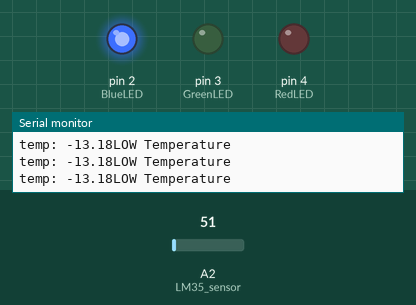
Recording of a sketch running on a simulated Arduino Uno, built with avr-gcc and run on an emulated ATmega328P. Parts: output pins drawn as LEDs (lit = HIGH), the last lines printed to the serial monitor. The inputs (shaded band) are chosen by the test bench; at power-on: A2 (LM35_sensor) = 51.

Above: at 1.2 s.
1.3 s: A2 (LM35_sensor) set to 139
4.3 s: A2 (LM35_sensor) set to 164
At 5.1 s:
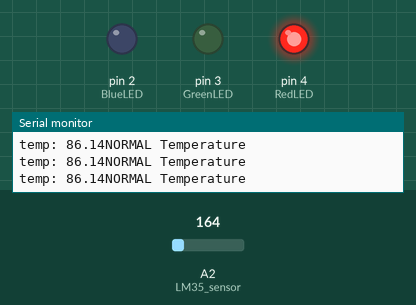
Timing chart, 0 to 7.3 s (numbered marks = the images above; inputs shaded):
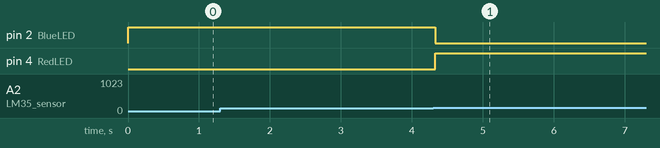

The sketch:

Temperature_sensor_LM35.ino
```cpp
const int hot = 87; //set hot parameter
const int cold = 75; //set cold parameter
const int BlueLED = 2;
const int GreenLED = 3;
const int RedLED = 4;

void setup(){
  pinMode(A2, INPUT); //LM35 sensor
  pinMode(2, OUTPUT); //Blue for Low Temperature
  pinMode(3, OUTPUT); //Green for High Temperature
  pinMode(4, OUTPUT); //Red for Moderate Temperature /Normal Temperaure
  Serial.begin(9600);
}

void loop(){
  int sensor = analogRead(A2);
  float voltage = (sensor / 1024.0) * 5.0;
  float tempC = (voltage - .5) * 100;
  float tempF = (tempC * 1.8) + 32;
  Serial.print("temp: ");
  Serial.print(tempF);
  if(tempF < cold){ //cold
    digitalWrite(BlueLED, HIGH);
    digitalWrite(GreenLED, LOW);
    digitalWrite(RedLED, LOW);
    Serial.println("LOW Temperature");
  }
  else if(tempF >= hot){ //hot
    digitalWrite(BlueLED, LOW);
    digitalWrite(GreenLED, HIGH);
    digitalWrite(RedLED, LOW);
    Serial.println("HIGH Temperature");
  }
  else{ //normal
    digitalWrite(BlueLED, LOW);
    digitalWrite(GreenLED, LOW);
    digitalWrite(RedLED, HIGH);
    Serial.println("NORMAL Temperature");
  }
  delay(10);
}
```

Measured:
- the behaviour switches between 151 and 152 on A2 (LM35_sensor) (found by bisection; images 0 and 1)
- after the input at 4.3 s, pin 2 (BlueLED): HIGH → LOW at once; pin 4 (RedLED): LOW → HIGH at once
